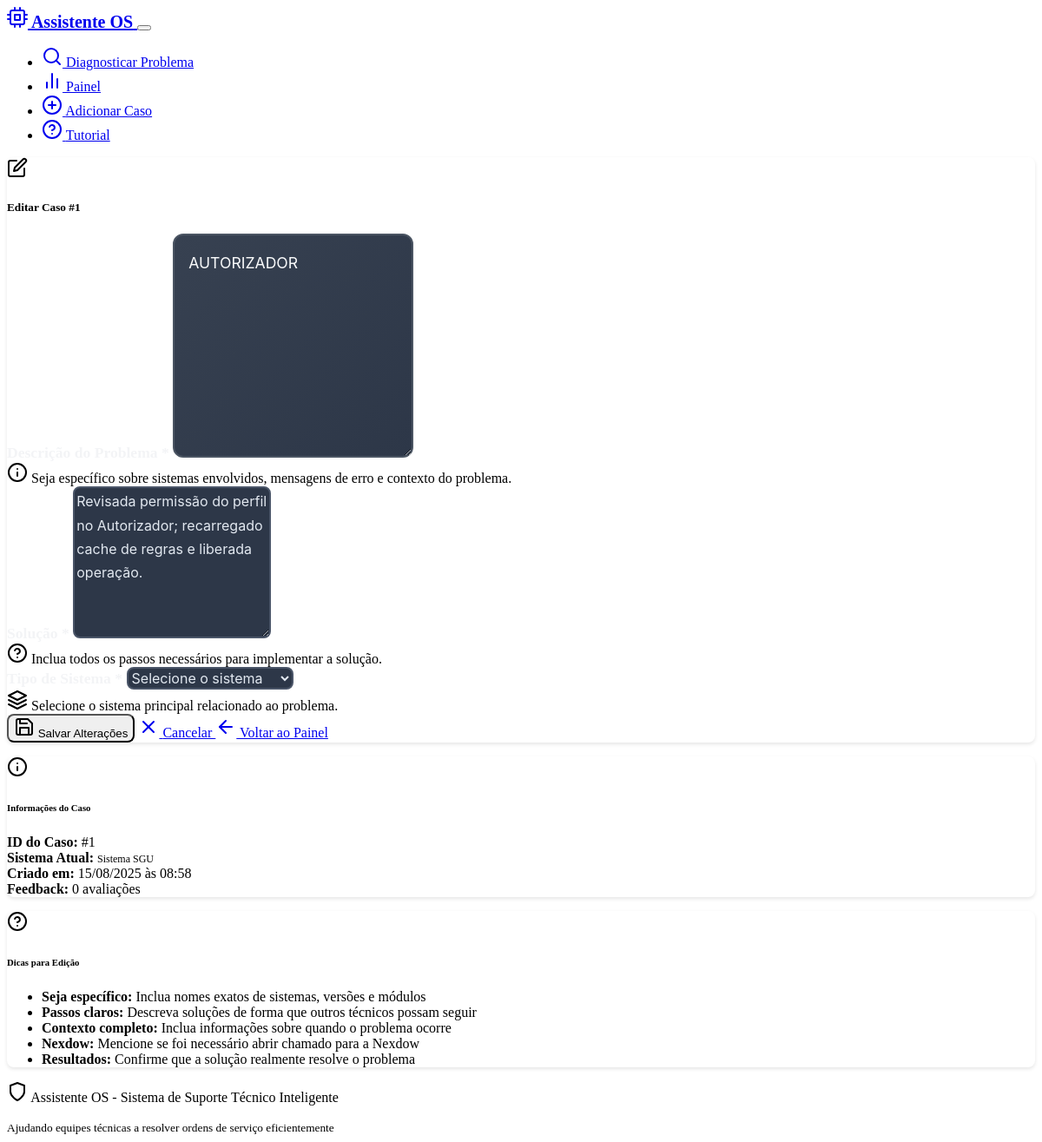
Page /cases/1/edit on the committed database.
### models.py (models this page shows, shortened)
class Case(db.Model):
    __tablename__ = 'cases'
    id = db.Column(db.Integer, primary_key=True)
    problem_description = db.Column(db.Text, nullable=False)
    solution = db.Column(db.Text, nullable=False)
    system_type = db.Column(db.String(100), default="Unknown")
    created_at = db.Column(db.DateTime, default=datetime.now)
    effectiveness_score = db.Column(db.Float, nullable=True)
    feedback_count = db.Column(db.Integer, default=0)
    tags = db.Column(db.String(500), default="")  # Stored as comma-separated string
    feedbacks = db.relationship("CaseFeedback", backref="case", cascade="all, delete-orphan")

### routes.py (the view)
@app.route('/cases/<int:case_id>/edit')
def edit_case_form(case_id):
    try:
        case = case_service.get_case_by_id(case_id)
        if not case:
            flash('Caso não encontrado.', 'error')
            return redirect(url_for('dashboard'))
        return render_template('edit_case.html', case=case)
    except Exception as e:
        logging.error(f"Error loading edit form for case {case_id}: {str(e)}")
        flash(f'Erro ao carregar formulário de edição: {str(e)}', 'error')
        return redirect(url_for('dashboard'))

### case_service.py (called while the page is built)
    def get_case_by_id(self, case_id: int) -> Optional[Case]:
        try:
            return Case.query.get(case_id)
        except Exception as e:
            logging.error(f"Error getting case {case_id} from database: {str(e)}")
            cases = current_app.config.get('CASES_STORAGE', [])
            for case in cases:
                if case.id == case_id:
                    return case
            return None

### templates/edit_case.html (shortened to what this page needs)
{% extends "base.html" %}
{% block content %}
<div class="row">
    <div class="col-lg-8 mx-auto">
        <div class="card">
            <div class="card-header d-flex align-items-center">
                <i data-feather="edit" class="me-2"></i>
                <h5 class="mb-0">Editar Caso #{{ case.id }}</h5>
            </div>
            <div class="card-body">
                <form action="{{ url_for('edit_case', case_id=case.id) }}" method="POST">
                    <div class="mb-3">
                        <label for="problem_description" class="form-label">
                            Descrição do Problema <span class="text-danger">*</span>
                        </label>
                        <textarea class="form-control"
                                id="problem_description"
                                name="problem_description"
                                rows="6"
                                placeholder="Descreva o problema técnico detalhadamente. Inclua nomes de sistemas (Tasy, SGU, SGU Card, Autorizador), mensagens de erro e passos para reproduzir..."
                                required>{{ case.problem_description }}</textarea>
                        <div class="form-text">
                            <i data-feather="info" class="me-1"></i>
                            Seja específico sobre sistemas envolvidos, mensagens de erro e contexto do problema.
                        </div>
                    </div>
                    <div class="mb-3">
                        <label for="solution" class="form-label">
                            Solução <span class="text-danger">*</span>
                        </label>
                        <textarea class="form-control"
                                id="solution"
                                name="solution"
                                rows="6"
                                placeholder="Descreva a solução completa que resolveu o problema. Inclua passos detalhados, configurações alteradas e se foi necessário abrir chamado para Nexdow..."
                                required>{{ case.solution }}</textarea>
                        <div class="form-text">
                            <i data-feather="help-circle" class="me-1"></i>
                            Inclua todos os passos necessários para implementar a solução.
                        </div>
                    </div>
                    <div class="mb-3">
                        <label for="system_type" class="form-label">
                            Tipo de Sistema <span class="text-danger">*</span>
                        </label>
                        <select class="form-select" id="system_type" name="system_type" required>
                            <option value="">Selecione o sistema</option>
                        </select>
                        <div class="form-text">
                            <i data-feather="layers" class="me-1"></i>
                            Selecione o sistema principal relacionado ao problema.
                        </div>
                    </div>
                    <div class="d-flex gap-2">
                        <button type="submit" class="btn btn-success">
                            <i data-feather="save" class="me-2"></i>
                            Salvar Alterações
                        </button>
                        <a href="{{ url_for('view_case', case_id=case.id) }}" class="btn btn-secondary">
                            <i data-feather="x" class="me-2"></i>
                            Cancelar
                        </a>
                        <a href="{{ url_for('dashboard') }}" class="btn btn-outline-primary">
                            <i data-feather="arrow-left" class="me-2"></i>
                            Voltar ao Painel
                        </a>
                    </div>
                </form>
            </div>
        </div>
        <div class="card mt-4">
            <div class="card-header d-flex align-items-center">
                <i data-feather="info" class="me-2"></i>
                <h6 class="mb-0">Informações do Caso</h6>
            </div>
            <div class="card-body">
                <div class="row text-sm">
                    <div class="col-md-6">
                        <strong>ID do Caso:</strong> #{{ case.id }}<br>
                        <strong>Sistema Atual:</strong> <span class="badge bg-info">{{ case.system_type }}</span><br>
                        <strong>Criado em:</strong> {{ case.created_at.strftime('%d/%m/%Y às %H:%M') }}
                    </div>
                    <div class="col-md-6">
                        <strong>Feedback:</strong> {{ case.feedback_count or 0 }} avaliações
                    </div>
                </div>
            </div>
        </div>
        <div class="card mt-4">
            <div class="card-header d-flex align-items-center">
                <i data-feather="help-circle" class="me-2"></i>
                <h6 class="mb-0">Dicas para Edição</h6>
            </div>
            <div class="card-body">
                <ul class="mb-0">
                    <li><strong>Seja específico:</strong> Inclua nomes exatos de sistemas, versões e módulos</li>
                    <li><strong>Passos claros:</strong> Descreva soluções de forma que outros técnicos possam seguir</li>
                    <li><strong>Contexto completo:</strong> Inclua informações sobre quando o problema ocorre</li>
                    <li><strong>Nexdow:</strong> Mencione se foi necessário abrir chamado para a Nexdow</li>
                    <li><strong>Resultados:</strong> Confirme que a solução realmente resolve o problema</li>
                </ul>
            </div>
        </div>
    </div>
</div>
{% endblock %}

### static/style.css (style rules this page uses)
:root { --custom-code-bg: #1a1a1a; --custom-border-radius: 8px; }
.card { border-radius: var(--custom-border-radius); box-shadow: 0 2px 4px rgba(0, 0, 0, 0.1); margin-bottom: 1rem; }
.card-header { background-color: var(--bs-dark); border-bottom: 1px solid var(--bs-border-color); border-radius: var(--custom-border-radius) var(--custom-border-radius) 0 0 !important; }
.form-control, .form-select { background-color: #2d3748 !important; border: 2px solid #4a5568 !important; color: #e2e8f0 !important; font-family: 'Inter', -apple-system, BlinkMacSystemFont, 'Segoe UI', Roboto, sans-serif !important; font-size: 1rem; border-radius: 8px !important; transition: all 0.3s ease !important; }
.form-control::placeholder { color: #9ca3af !important; font-style: italic; }
textarea.form-control { font-family: 'Inter', -apple-system, BlinkMacSystemFont, 'Segoe UI', Roboto, sans-serif !important; font-size: 1rem; line-height: 1.7; background-color: #2d3748 !important; color: #e2e8f0 !important; min-height: 120px; resize: vertical; }
#problem_description, #custom_solution_text { font-size: 1.1rem !important; line-height: 1.8 !important; background: linear-gradient(135deg, #374151 0%, #2d3748 100%) !important; border: 2px solid #4b5563 !important; color: #f9fafb !important; padding: 1rem !important; border-radius: 12px !important; }
.form-label { color: #f3f4f6 !important; font-weight: 600; margin-bottom: 0.75rem; font-size: 1.1rem; }
.btn { border-radius: var(--custom-border-radius); font-weight: 500; }
.badge { border-radius: var(--custom-border-radius); font-weight: 500; font-size: 0.75rem; }

### rows in the picture
Case: id "1", problem_description "AUTORIZADOR", solution "Revisada permissão do perfil no Autorizador; recarregado cache de regras e liberada operação.", system_type "Sistema SGU", created_at "15/08/2025 às 08:58", feedback_count "0"
